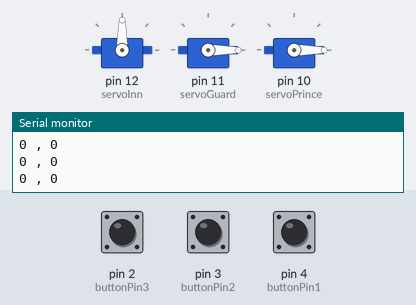
The sketch below on a simulated Arduino Uno, built with avr-gcc and run on an emulated ATmega328P. Parts: 3 × servo, the last lines printed to the serial monitor. The test bench sets the inputs (shaded band); at power-on: pin 2 (buttonPin3) LOW, pin 4 (buttonPin1) LOW, pin 3 (buttonPin2) LOW.

Above: at 1.2 s.
1.3 s: pin 2 (buttonPin3) pulled HIGH for 0.15 s
At 1.7 s:
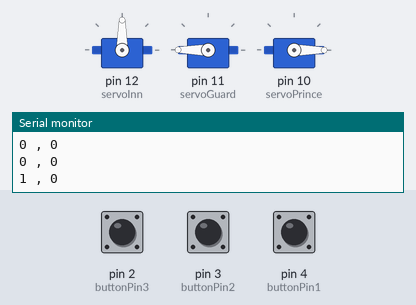
At 3.5 s:
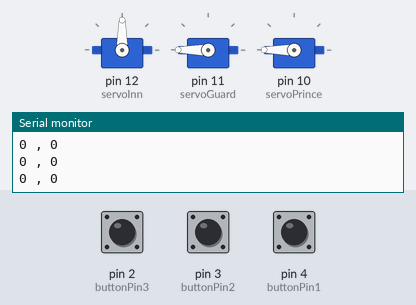
3.8 s: pin 4 (buttonPin1) pulled HIGH for 0.15 s
At 5.0 s:
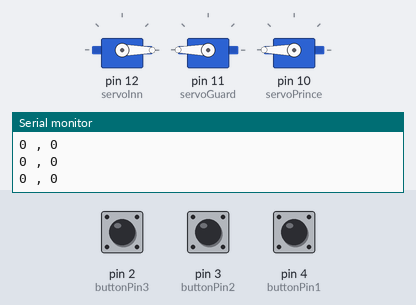
Timing chart, 0 to 6.8 s (numbered marks = the images above; inputs shaded):
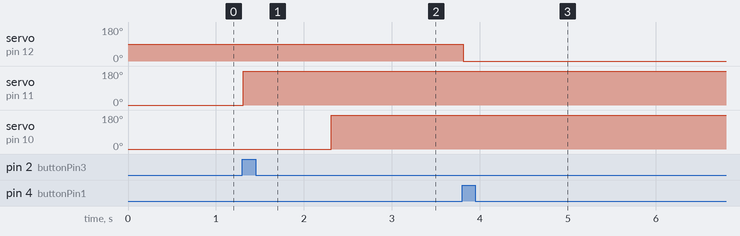

Measured:
- after the input at 1.3 s, servo on pin 11 (servoGuard): 0° → 180° at once; servo on pin 10 (servoPrince): 0° → 180° after 1.0 s
- after the input at 3.8 s, servo on pin 12 (servoInn): 90° → 0° at once

The sketch:

pussinboots.ino
```cpp
#include <Servo.h>

Servo servoInn;
Servo servoGuard;
Servo servoPrince;

const int buttonPin1 = 4;
const int buttonPin2 = 3;
const int buttonPin3 = 2;

bool buttonStateCat1 = false;
bool buttonStateInnkeeper;
bool buttonStateCat2;


void setup() {
  servoInn.attach(12);
  servoGuard.attach(11);
  servoPrince.attach(10);
  pinMode(buttonPin1, INPUT);
  pinMode(buttonPin2, INPUT);
  pinMode(buttonPin3, INPUT);
  Serial.begin(9600);

  servoInn.write(90);
  servoGuard.write(0);
  servoPrince.write(0);

}

void loop() {
  buttonStateCat1 = digitalRead(buttonPin1);
  buttonStateInnkeeper = digitalRead(buttonPin2);
  buttonStateCat2 = digitalRead(buttonPin3);

  Serial.print(buttonStateCat2);
  Serial.print(" , ");
  Serial.println(buttonStateInnkeeper);
  if(buttonStateCat1 && !buttonStateInnkeeper)
  {
    servoInn.write(0);
  }

  if(buttonStateCat2)
  {
    servoGuard.write(180);
    delay(1000);
    servoPrince.write(180);
  }


}
```
